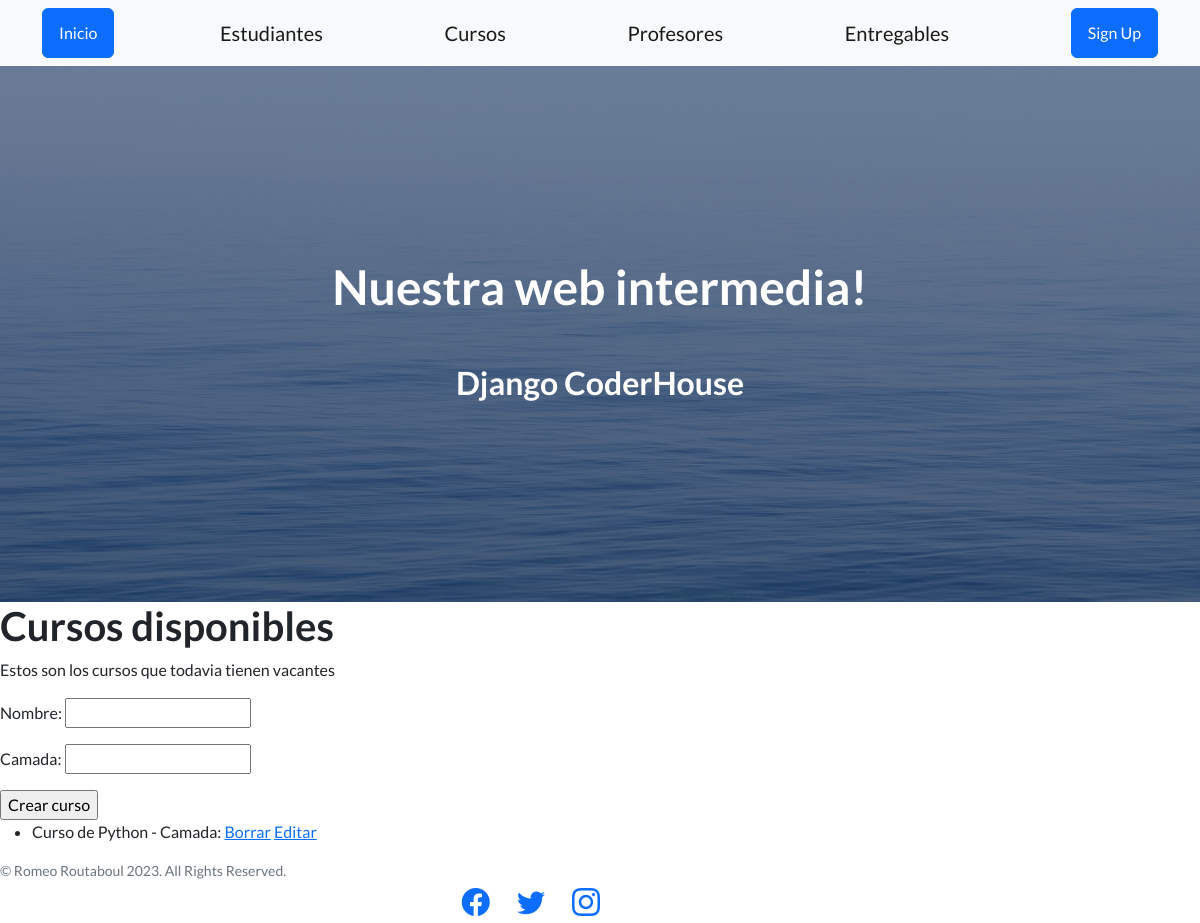
/coder/cursos/, run on an earlier commit of the app's database.
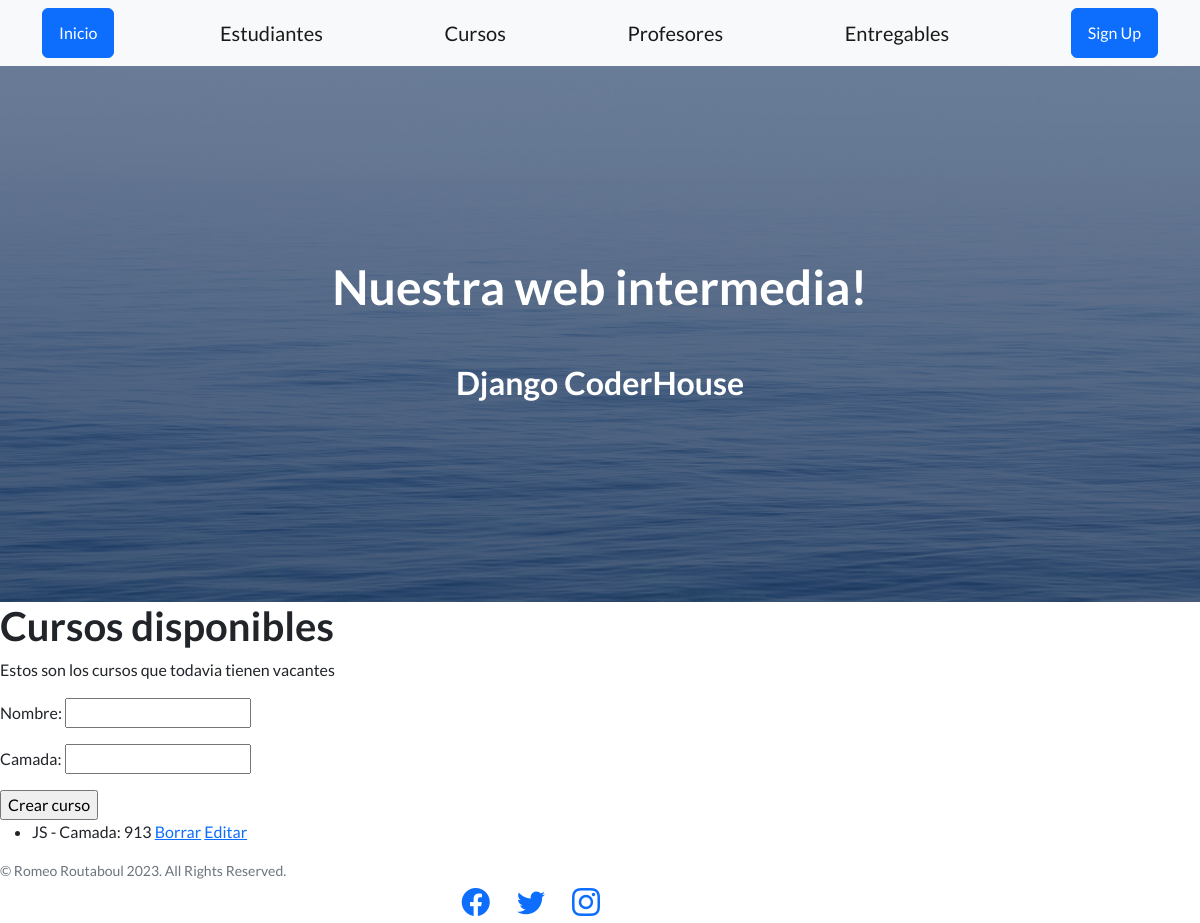
And on a later commit of the database.
### appcoder/models.py (models this page shows)
class Curso(models.Model):
    nombre = models.CharField(max_length=50)
    camada = models.IntegerField()
    def __str__(self):
        return f"{self.nombre} - Camada: {self.camada}"

### appcoder/views.py (the view)
# urls.py: path("cursos/", cursos, name="coder-cursos"),
def cursos(request):
    if request.method == "POST":
        formulario = CursoFormulario(request.POST)
        if formulario.is_valid():
            data = formulario.cleaned_data
            curso = Curso(nombre=data["nombre"], camada=data["camada"])
            curso.save()
    cursos = Curso.objects.all()
    formulario = CursoFormulario()
    contexto = {"listado_cursos": cursos, "formulario": formulario}
    return render (request, "appcoder/cursos.html", contexto)

### appcoder/forms.py
class CursoFormulario(forms.Form):
    nombre = forms.CharField()
    camada = forms.IntegerField()

### appcoder/templates/appcoder/cursos.html (shortened to what this page needs)
{% extends 'appcoder/base.html' %}
{% block contenido %}
<h1>Cursos disponibles</h1>
<p>Estos son los cursos que todavia tienen vacantes</p>
<form method="post">
    {{ formulario.as_p }}
    <input type="submit" value="Crear curso">
</form>
{% if listado_cursos %}
    <ul>
        {% for curso in listado_cursos %}
            <li>{{curso}} <a href="{% url 'coder-cursos-borrar'  curso.id %}">Borrar</a> <a href="{% url 'coder-cursos-editar'  curso.id %}">Editar</a></li>
    </ul>
        {% endfor %}
{% else %}
    <p>No hay cursos disponibles</p>
{% endif %}
{% endblock %}

What changed in the data, as far as the page shows it:
removed Curso: nombre+camada "Curso de Python - Camada:"
added Curso: nombre+camada "JS - Camada: 913"
